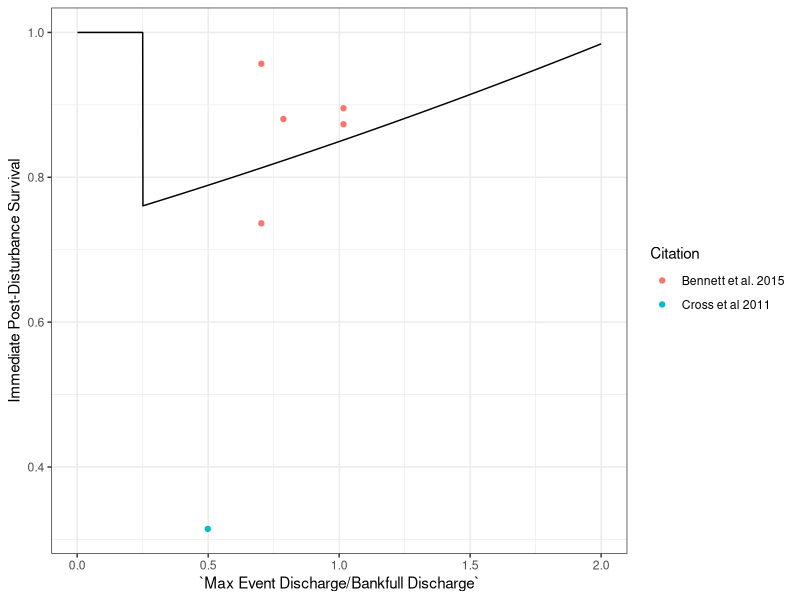

The R script that drew this image:
############################################################
## Code to fit curve to P. anitpodarum mortality rates to data
#############################################################

library(readxl)
library(minpack.lm)
library(tidyverse)
NZMSVitalRates <- read_excel("VitalRates.xlsx", sheet = "NZMS Mortality Rates")
NZMSVitalRates <- as.data.frame(NZMSVitalRates)

flow.surv.fit <- function(magnitude, mortality, Qmin){
  x <- magnitude # rename x and y
  y <- 1 - mortality # convert to survival
  df <- as.data.frame(cbind(x,y))
  df <- rbind(df, c(Qmin, 1.045))  # make sure we specify that we have 100% survival at Qmin (0.25)
  nls.fit <- nlsLM(formula = (y ~ k* exp(-h*x)), data = df, start = c(k = 1, h = 1)) # fit to negative exponential function
  return(nls.fit)
}

flow.surv.rate <- function(h, k, max, min, interval, Qmin) {
  Q <- seq(min, max, by = interval)
  surv <- k*(exp(-h*Q))
  surv.df <- as.data.frame(cbind(Q, surv))
  surv.df$surv[which(surv.df$Q <= Qmin)] <- 1
  return(surv.df)
}

surv.fit.NZMS <- flow.surv.fit(NZMSVitalRates$`Max Event Discharge/Bankfull Discharge`, NZMSVitalRates$Mortality, 0.25)
surv.df.NZMS <- flow.surv.rate(surv.fit.NZMS$m$getPars()[2] , surv.fit.NZMS$m$getPars()[1], 2, 0.001, 0.001, 0.25)

ggplot(surv.df.NZMS, aes(x = Q, y = surv))+
  geom_line()+
  geom_point(data = NZMSVitalRates, aes(x = `Max Event Discharge/Bankfull Discharge` , y = 1-(Mortality), color = Citation))+
  #coord_cartesian(ylim = c(0,1)) +
  ylab('Immediate Post-Disturbance Survival') +
  theme_bw()+
  xlab('`Max Event Discharge/Bankfull Discharge`')
